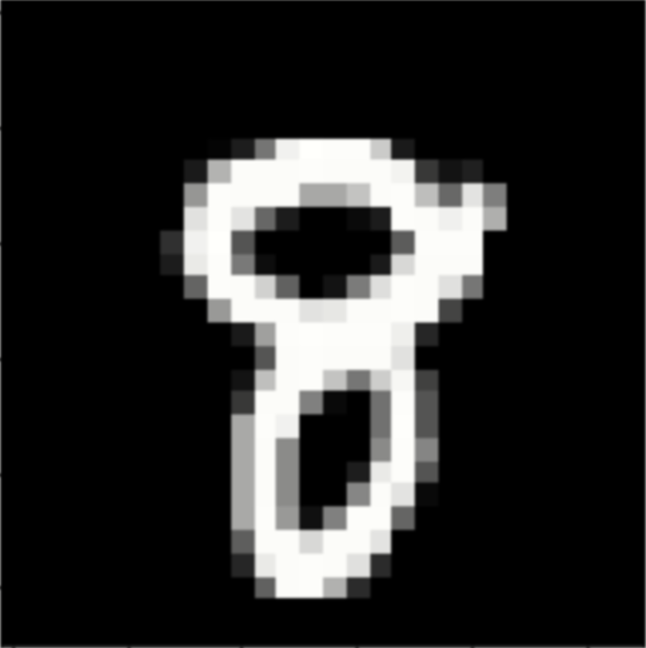
#> input picture Project of Image Analysis/digit/8.PNG, 646 x 648 px, found by its file name
$ jupyter execute --allow-errors Xianhao_code.ipynb
#> lines starting #> are read from the running program, lines starting #| are printed output that depends on the picture
[cell 1]
import cv2
import numpy as np
import matplotlib.pyplot as plt
import tensorflow as tf
from tensorflow.keras import datasets, layers, models

[cell 2]
from google.colab import drive
drive.mount('/content/drive')

### digit recognition

[cell 3]
# load data and split them into train and test sets
mnist = tf.keras.datasets.mnist
#> (the rest of this cell did not finish here and is left out)

#> (a cell that did not finish here is left out)

[cell 5]
# [6 lines of commented-out code are left out]

[cell 6]
# [39 lines of commented-out code are left out]

[cell 7]
from keras.utils.np_utils import to_categorical
from keras.preprocessing.image import ImageDataGenerator
from keras.models import Sequential
from keras.layers import Dense,Conv2D,Flatten,MaxPool2D,Dropout,BatchNormalization
from keras.optimizers import RMSprop,Adam
from keras.callbacks import ReduceLROnPlateau

#> (the rest of this cell did not finish here and is left out)

[cell 8]
initial_lr = 0.001
loss = "sparse_categorical_crossentropy"
#> (the rest of this cell did not finish here and is left out)

[cell 9]
# training model
print('start training...')
# model.compile(optimizer = 'adam', loss = 'sparse_categorical_crossentropy', metrics = ['accuracy'])

#> (the rest of this cell did not finish here and is left out)

#> (a cell that did not finish here is left out)

#> (a cell that did not finish here is left out)

[cell 12]
model_path = '/content/drive/MyDrive/Project of Image Analysis/model/digit.h5'
#> (the rest of this cell did not finish here and is left out)

[cell 13]
img_path = '/content/drive/MyDrive/Project of Image Analysis/digit/8.PNG'
img=cv2.imread(img_path)[:,:,0]
#> img: shape (648, 646); min 0, max 252, mean 40.6
# print(img.shape)
# resize the picture
crop_size = (28, 28)
img = cv2.resize(img, crop_size, interpolation = cv2.INTER_CUBIC)
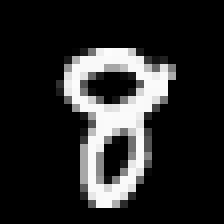
#> img: shape (28, 28) (shown 8 times larger); min 0, max 252, mean 40.1
img = np.invert(np.array([img]))

print(img.shape)
#| (1, 28, 28)
#> (the rest of this cell did not finish here and is left out)

### multi-digit cognition

[cell 14]
from google.colab import drive
drive.mount('/content/drive')

[cell 15]
def preProccessing(img):
    imgGray = cv2.cvtColor(img, cv2.COLOR_BGR2GRAY)
    imgBlur = cv2.GaussianBlur(imgGray, (5, 5), 1)
    imgCanny = cv2.Canny(imgBlur, 200, 200)
    imgDial = cv2.dilate(imgCanny, kernal, iterations=2)        # 膨胀操作
    imgThres = cv2.erode(imgDial, kernal, iterations=1)         # 腐蚀操作
    return imgThres

#> (a cell that did not finish here is left out)

[cell 17]
cv2.namedWindow('TrackBar')
cv2.resizeWindow('TrackBar',640,240)
#> (the rest of this cell did not finish here and is left out)

## Practice

### basic functions

[cell 18]
# connect to google driver
from google.colab import drive
drive.mount('/content/drive')

[cell 19]
image_path = '/content/drive/MyDrive/Project of Image Analysis/image/carpenter.jpg'
img = cv2.imread(image_path)
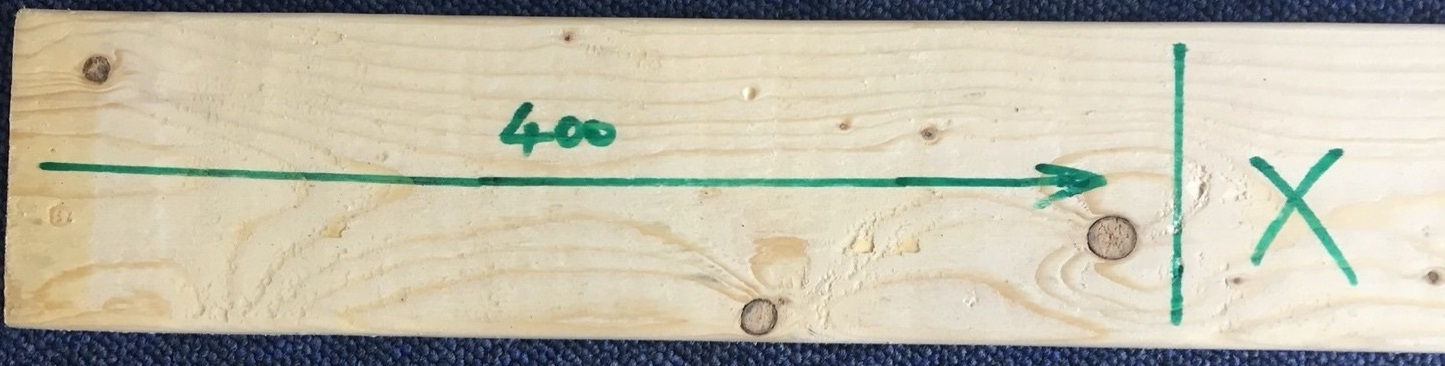
#> input picture Project of Image Analysis/image/carpenter.jpg, 1445 x 366 px, found by its file name
#> img is the input picture: shape (366, 1445, 3); mean B, G, R 170.7, 189.5, 194.1

[cell 20]
from google.colab.patches import cv2_imshow
cv2_imshow(img)

[cell 21]
imgGray = cv2.cvtColor(img, cv2.COLOR_RGB2GRAY)
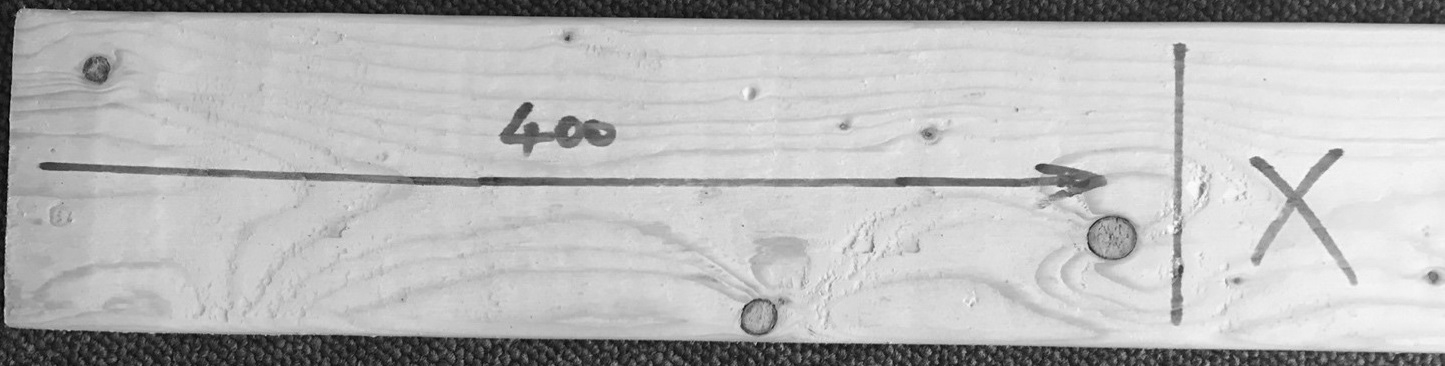
#> imgGray: shape (366, 1445); min 1, max 252, mean 184.4
cv2_imshow(imgGray)

[cell 22]
imgBlur = cv2.GaussianBlur(imgGray,(7,7),0)
cv2_imshow(imgBlur)

[cell 23]
imgMedianBlur = cv2.medianBlur(imgGray,11)
cv2_imshow(imgMedianBlur)

### Resizing and cropping

[cell 24]
imgCropped = img[100:160,495:620]
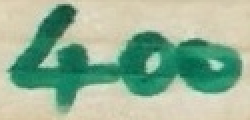
#> imgCropped: shape (60, 125, 3) (shown 2 times larger); mean B, G, R 151.7, 178.9, 150.1
cv2_imshow(imgCropped)

[cell 25]
imgBule = img.copy()
imgBule[:] = 225, 10, 100
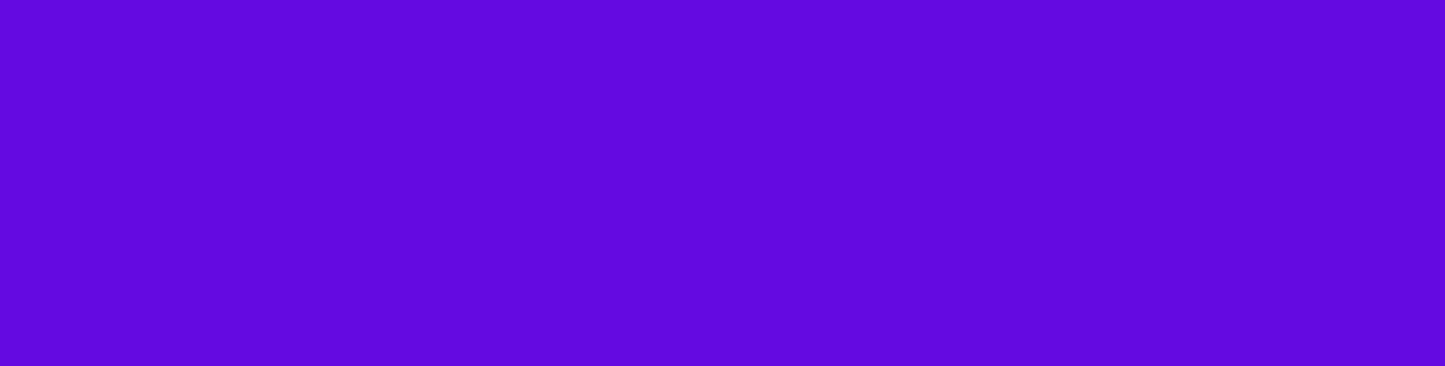
#> imgBule: shape (366, 1445, 3); mean B, G, R 225, 10, 100
cv2_imshow(imgBule)

### shapes and texts

[cell 26]
from google.colab.patches import cv2_imshow
img_temp = cv2.imread(image_path)
cv2.line(img_temp,(0,0),(img_temp.shape[1],img_temp.shape[0]),(100,200,150),3)
cv2.rectangle(img_temp,(100,100),(300,300),(0,111,200),5)
cv2.circle(img_temp,(100,100),50,(255,255,0),2)
cv2.putText(img_temp,'Good Boy',(202,220),cv2.FONT_HERSHEY_COMPLEX,5,(175,255,178),5)
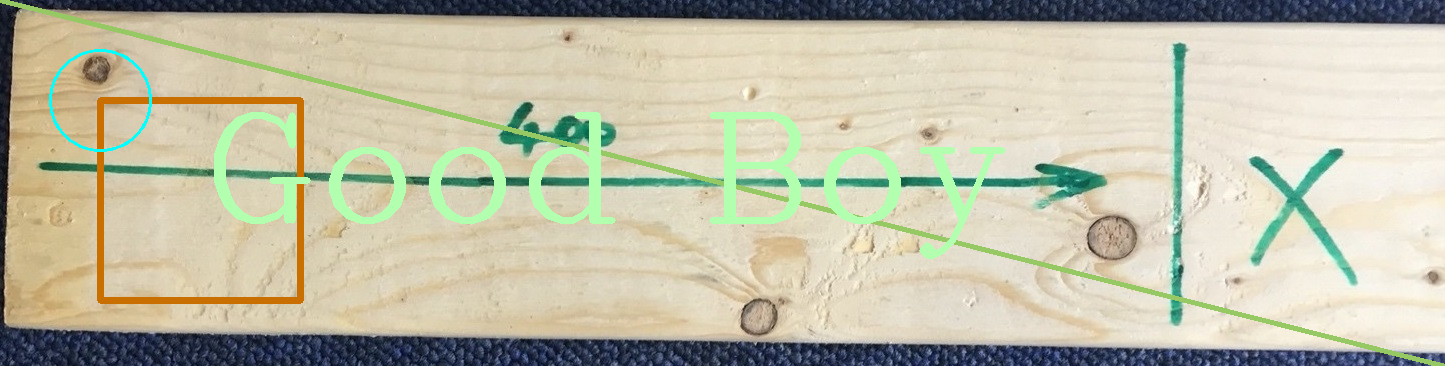
#> img_temp: shape (366, 1445, 3); mean B, G, R 168, 190.4, 192.1
cv2_imshow(img_temp)

### Color detection

[cell 27]
img_temp = cv2.imread(image_path)
imgHSV = cv2.cvtColor(img,cv2.COLOR_BGR2HSV)
#> imgHSV: shape (366, 1445, 3); mean H, S, V 34.9, 52.5, 200.7
cv2_imshow(imgHSV)
